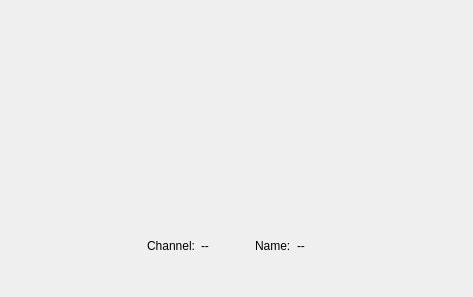
<?xml version="1.0" encoding="UTF-8"?>
<ui version="4.0">
 <class>CommonVideo</class>
 <widget class="QWidget" name="CommonVideo">
  <property name="geometry">
   <rect>
    <x>0</x>
    <y>0</y>
    <width>473</width>
    <height>297</height>
   </rect>
  </property>
  <property name="windowTitle">
   <string>Form</string>
  </property>
  <widget class="QFrame" name="frameVideo">
   <property name="geometry">
    <rect>
     <x>20</x>
     <y>10</y>
     <width>441</width>
     <height>200</height>
    </rect>
   </property>
   <property name="minimumSize">
    <size>
     <width>0</width>
     <height>200</height>
    </size>
   </property>
   <property name="frameShape">
    <enum>QFrame::NoFrame</enum>
   </property>
   <property name="frameShadow">
    <enum>QFrame::Raised</enum>
   </property>
   <layout class="QGridLayout" name="gridLayout">
    <property name="leftMargin">
     <number>0</number>
    </property>
    <property name="topMargin">
     <number>0</number>
    </property>
    <property name="rightMargin">
     <number>0</number>
    </property>
    <property name="bottomMargin">
     <number>0</number>
    </property>
   </layout>
  </widget>
  <widget class="QWidget" name="widgetChannel" native="true">
   <property name="geometry">
    <rect>
     <x>110</x>
     <y>230</y>
     <width>231</width>
     <height>31</height>
    </rect>
   </property>
   <layout class="QHBoxLayout" name="horizontalLayout">
    <property name="topMargin">
     <number>0</number>
    </property>
    <property name="bottomMargin">
     <number>0</number>
    </property>
    <item>
     <spacer name="horizontalSpacer">
      <property name="orientation">
       <enum>Qt::Horizontal</enum>
      </property>
      <property name="sizeHint" stdset="0">
       <size>
        <width>0</width>
        <height>20</height>
       </size>
      </property>
     </spacer>
    </item>
    <item>
     <widget class="QLabel" name="label_channel_2">
      <property name="text">
       <string>Channel:</string>
      </property>
     </widget>
    </item>
    <item>
     <widget class="QLabel" name="label_channel">
      <property name="text">
       <string>--</string>
      </property>
     </widget>
    </item>
    <item>
     <spacer name="horizontalSpacer_3">
      <property name="orientation">
       <enum>Qt::Horizontal</enum>
      </property>
      <property name="sizeType">
       <enum>QSizePolicy::Fixed</enum>
      </property>
      <property name="sizeHint" stdset="0">
       <size>
        <width>40</width>
        <height>20</height>
       </size>
      </property>
     </spacer>
    </item>
    <item>
     <widget class="QLabel" name="label_name_2">
      <property name="text">
       <string>Name:</string>
      </property>
     </widget>
    </item>
    <item>
     <widget class="QLabel" name="label_name">
      <property name="text">
       <string>--</string>
      </property>
     </widget>
    </item>
    <item>
     <spacer name="horizontalSpacer_2">
      <property name="orientation">
       <enum>Qt::Horizontal</enum>
      </property>
      <property name="sizeHint" stdset="0">
       <size>
        <width>0</width>
        <height>20</height>
       </size>
      </property>
     </spacer>
    </item>
   </layout>
  </widget>
 </widget>
 <resources/>
 <connections/>
</ui>
